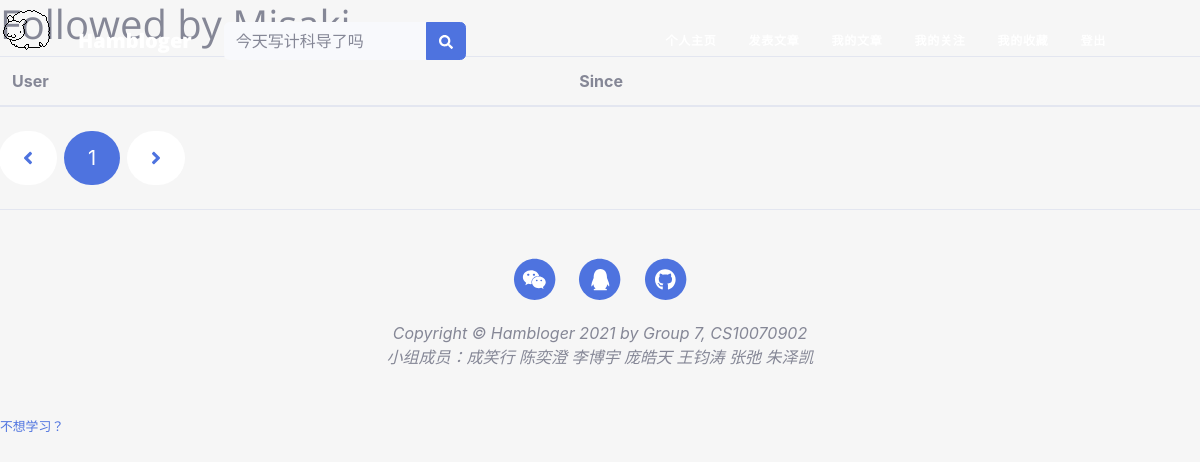
Before: /followed_by/Misaki (signed in) with the older database file.
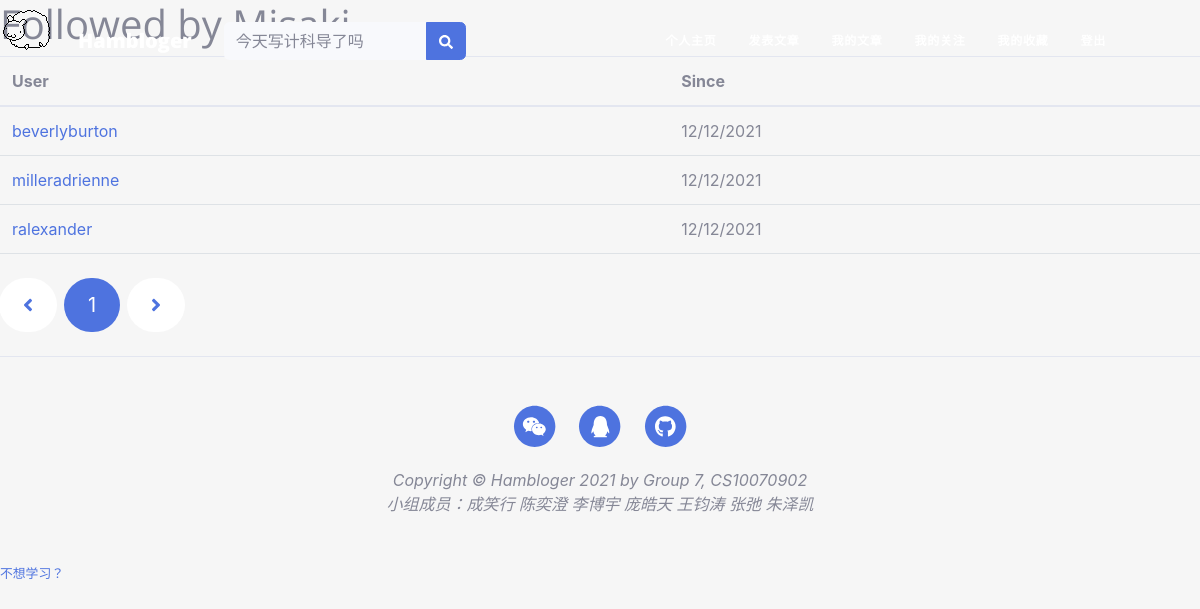
After: the same page with the newer database file.
### app/models.py (models this page shows, shortened)
class User(UserMixin, db.Model):
    __tablename__ = 'users'
    id = db.Column(db.Integer, primary_key=True)
    email = db.Column(db.String(64), unique=True, index=True)
    username = db.Column(db.String(64), unique=True, index=True)
    role_id = db.Column(db.Integer, db.ForeignKey('roles.id'))  # 每一个用户只能有一个角色
    password_hash = db.Column(db.String(128))
    confirmed = db.Column(db.Boolean, default=True)
    name = db.Column(db.String(64))
    location = db.Column(db.String(64))
    about_me = db.Column(db.Text())
    member_since = db.Column(db.DateTime(), default=datetime.utcnow)
    last_seen = db.Column(db.DateTime(), default=datetime.utcnow)
    posts = db.relationship('Post', backref='author', lazy='dynamic')
    followed = db.relationship('Follow',
                               foreign_keys=[Follow.follower_id],
                               backref=db.backref('follower', lazy='joined'),
                               lazy='dynamic',
                               cascade='all, delete-orphan')
    followers = db.relationship('Follow',
                                foreign_keys=[Follow.followed_id],
                                backref=db.backref('followed', lazy='joined'),
                                lazy='dynamic',
                                cascade='all, delete-orphan')
    @property
    def password(self):
        raise AttributeError("Password is not a readable attribute")
    def ping(self):
        self.last_seen = datetime.utcnow()
        db.session.add(self)
        db.session.commit()

class Follow(db.Model):
    __tablename__ = 'follows'
    follower_id = db.Column(db.Integer, db.ForeignKey('users.id'),
                            primary_key=True)
    followed_id = db.Column(db.Integer, db.ForeignKey('users.id'),
                            primary_key=True)
    timestamp = db.Column(db.DateTime, default=datetime.utcnow)

### app/main/views.py (the view)
@main.route('/followed_by/<username>')
def followed_by(username):
    user = User.query.filter_by(username=username).first()
    if user is None:
        flash('用户无效')
        return redirect(url_for('.index'))
    page = request.args.get('page', 1, type=int)
    pagination = user.followed.paginate(
        page, per_page=current_app.config['HAMBLOGER_FOLLOWERS_PER_PAGE'],
        error_out=False)
    follows = [{'user': item.followed, 'timestamp': item.timestamp}
               for item in pagination.items]
    edit_post = Post.query.order_by(Post.id.desc()).first()
    return render_template('followers.html', user=user, title="Followed by",
                           endpoint='.followed_by', pagination=pagination,
                           follows=follows, edit_post=edit_post)

### app/auth/views.py (called while the page is built)
@auth.before_app_request
def before_request():
    if current_user.is_authenticated:
        current_user.ping()
        if not current_user.confirmed and request.endpoint \
                and request.blueprint != 'auth' and request.endpoint != 'static':
            return redirect(url_for('auth.unconfirmed'))

### app/main/__init__.py (called while the page is built)
@main.app_context_processor
def inject_permissions():
    return dict(Permission=Permission)

### app/models.py (called while the page is built)
@login_manager.user_loader
def load_user(user_id):
    return User.query.get(int(user_id))

### app/templates/followers.html (shortened to what this page needs)
{% extends "base.html" %}
{% import "_macros.html" as macros %}
{% block page_content %}
<div class="page-header">
    <h1>{{ title }} {{ user.username }}</h1>
</div>
<table class="table table-hover followers">
    <thead><tr><th>User</th><th>Since</th></tr></thead>
    {% for follow in follows %}
    {% if follow.user != user %}
    <tr>
        <td>
            <a href="{{ url_for('.user', username = follow.user.username) }}">
                {{ follow.user.username }}
            </a>
        </td>
        <td>{{ moment(follow.timestamp).format('L') }}</td>
    </tr>
    {% endif %}
    {% endfor %}
</table>
<div class="pagination">
    {{ macros.pagination_widget(pagination, endpoint, username = user.username) }}
</div>
{% endblock %}

Changed rows visible on the page:
now on this page (row unchanged): User: user.username "beverlyburton"
added Follow: timestamp "12/12/2021"
now on this page (row unchanged): User: user.username "milleradrienne"
added Follow: timestamp "12/12/2021"
now on this page (row unchanged): User: user.username "ralexander"
added Follow: timestamp "12/12/2021"
